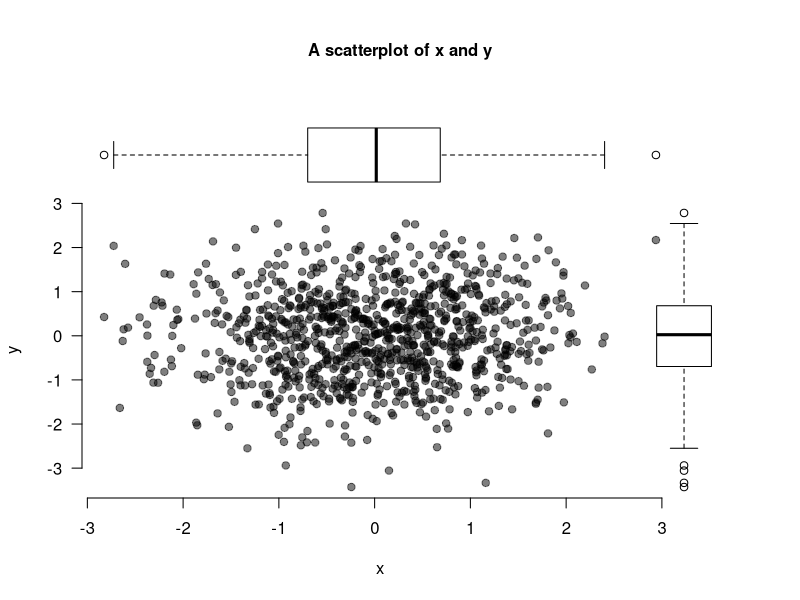

Here is the R script that generated this plot:
## ---- chunk 1
# The first line sets an option for the final document that can be produced from
# the .Rmd file. Don't worry about it.
knitr::opts_chunk$set(echo = TRUE)

# The next bit (lines 50-69) is quite powerful and useful. 
# First you define which packages you need for your analysis and assign it to 
# the p_needed object. 
p_needed <-
  c("viridis", "knitr")

# Now you check which packages are already installed on your computer.
# The function installed.packages() returns a vector with all the installed 
# packages.
packages <- rownames(installed.packages())
# Then you check which of the packages you need are not installed on your 
# computer yet. Essentially you compare the vector p_needed with the vector
# packages. The result of this comparison is assigned to p_to_install.
p_to_install <- p_needed[!(p_needed %in% packages)]
# If at least one element is in p_to_install you then install those missing
# packages.
if (length(p_to_install) > 0) {
  install.packages(p_to_install)
}
# Now that all packages are installed on the computer, you can load them for
# this project. Additionally the expression returns whether the packages were
# successfully loaded.
sapply(p_needed, require, character.only = TRUE)
## ---- chunk 2
x <- rnorm(1000)
y <- rnorm(1000)

par(fig = c(0, 0.9, 0, 0.8))
plot(
  x,
  y,
  bty = "n",
  pch = 19,
  las = 1,
  col = adjustcolor("black", alpha = 0.5)
)
par(fig = c(0, 0.9, 0.45, 1), new = TRUE)
boxplot(x,
        horizontal = TRUE,
        axes = FALSE,
        col = NA)
par(fig = c(0.6601, 1, 0, 0.8), new = TRUE)
boxplot(y, axes = FALSE, col = NA)
mtext(
  "A scatterplot of x and y",
  side = 3,
  outer = TRUE,
  line = -3,
  font = 2
)
## ---- chunk 3
df <- data.frame(y = y, x = x)
summary(df)
## ---- chunk 4
df <- data.frame(y = y, x = x)

summary(df)
## ---- chunk 5
df <- data.frame(y = y, x = x)

summary(df)
## ---- chunk 6
square_it <- function(x) {
  square <- x * x
  return(square)
}
## ---- chunk 7
square_it(15)

a <- c(1, 5, 9)

square_it(a)

M <- matrix(c(1:9),
            nrow = 3,
            ncol = 3,
            byrow = T)
M

square_it(M)
## ---- chunk 8
complicated_function <- function(scalar, vector, matrix) {
  # square the scalar
  squared_scalar <- square_it(scalar)
  
  # multiply matrix and vector
  mult <- matrix %*% vector
  
  # multiply scalar and result above, then square it again
  res <- square_it(squared_scalar * mult)
  
  # return the result
  return(res)
}
## ---- chunk 9
res1 <- complicated_function(5, a, M)
## ---- chunk 10
# a scalar
scalar <- 2
scalar

# a vector
vector <- c(1:3)
vector

# a matrix
M <- matrix(c(1:9),
            nrow = 3,
            ncol = 3,
            byrow = T)
M

# a diagonal matrix e.g. identity matrix
M_diag <- diag(1, nrow = 3, ncol = 3)

## ---- chunk 11

scalar
vector
M

# Scalar-Vector/Matrix multiplication

scalar * vector
scalar * M

# Vector-Vector/Matrix multiplication

vector * vector
vector %*% vector # What's the difference?

vector * M

# Elementwise multiplication of two matrices:
M * M
## ---- chunk 12
vector
M

vector %*% M
## ---- chunk 13
M3 <- matrix(c(1, 2, 2, 3),
             nrow = 2,
             ncol = 2,
             byrow = T)

# The transpose
t(M3)
t(t(M3)) == M3

M4 <- matrix(c(rep(1, 3), 2, 3, 4, 4:6),
             nrow = 3,
             ncol = 3,
             byrow = T) 

t(M4)
## ---- chunk 14
M5 <- matrix(c(1, 2, 2, 3),
             nrow = 2,
             ncol = 2,
             byrow = TRUE)
M5

solve(M5)

# check whether AX = XA = I is true
M5 %*% solve(M5)
solve(M5) %*% M5
## ---- chunk 15

## ---- chunk 16

## ---- chunk 17

## ---- chunk 18
